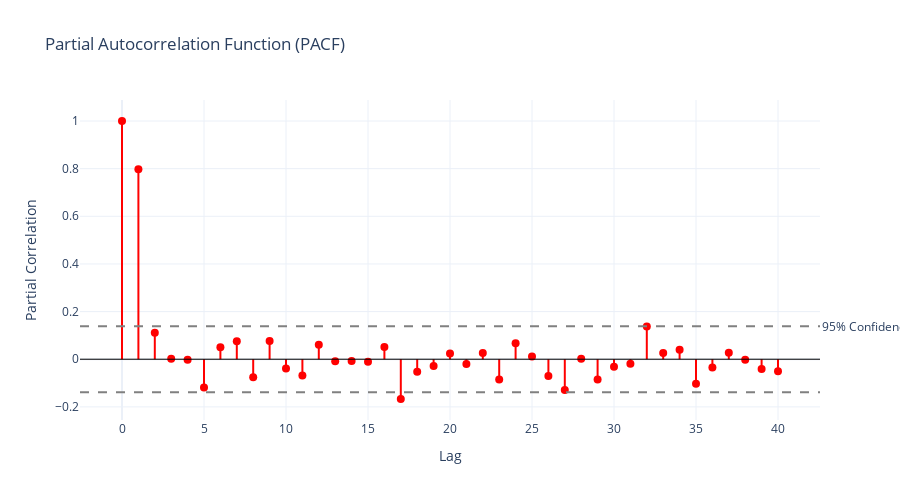

Source (notebook cell):
### Markdown cell above
## 5. Partial Autocorrelation Function (PACF)

**Partial Autocorrelation** measures the correlation between a time series and its lag, after removing the effects of intermediate lags. This helps us:
- Identify the direct relationship between observations
- Determine the order of AR (AutoRegressive) models
- Distinguish direct effects from indirect effects

**Key Difference:**
- **ACF** shows both direct and indirect correlations
- **PACF** shows only direct correlations (controlling for intermediate lags)

### Code cell
# Calculate PACF
pacf_values = pacf(ar_series, nlags=40, alpha=0.05)
pacf_corr = pacf_values[0]
pacf_confint = pacf_values[1]

# Create interactive PACF plot
lags = np.arange(len(pacf_corr))
fig = go.Figure()

# Add stems (vertical lines)
for i in range(len(lags)):
    fig.add_trace(go.Scatter(
        x=[lags[i], lags[i]], 
        y=[0, pacf_corr[i]],
        mode='lines',
        line=dict(color='red', width=2),
        showlegend=False,
        hovertemplate=f'Lag: {lags[i]}<br>PACF: {pacf_corr[i]:.3f}<extra></extra>'
    ))

# Add markers at the top of stems
fig.add_trace(go.Scatter(
    x=lags, y=pacf_corr,
    mode='markers',
    marker=dict(size=8, color='red'),
    name='PACF',
    hovertemplate='Lag: %{x}<br>PACF: %{y:.3f}<extra></extra>'
))

# Add confidence intervals
confidence_band = 1.96 / np.sqrt(len(ar_series))
fig.add_hline(y=confidence_band, line_dash="dash", line_color="gray", 
              annotation_text="95% Confidence", annotation_position="right")
fig.add_hline(y=-confidence_band, line_dash="dash", line_color="gray")
fig.add_hline(y=0, line_color="black", line_width=1)

fig.update_layout(
    title='Partial Autocorrelation Function (PACF)',
    xaxis_title='Lag',
    yaxis_title='Partial Correlation',
    template='plotly_white',
    height=500,
    showlegend=False
)

fig.show()

### Figure 1 — Plotly figure (JSON) as saved in the notebook; plotly's stock layout.template omitted (floating-point values rounded to 4 significant figures)
{"data": [{"hovertemplate": "Lag: 0<br>PACF: 1.000<extra></extra>", "line": {"color": "red", "width": 2}, "mode": "lines", "showlegend": false, "type": "scatter", "x": [0, 0], "y": [0, 1]}, {"hovertemplate": "Lag: 1<br>PACF: 0.797<extra></extra>", "line": {"color": "red", "width": 2}, "mode": "lines", "showlegend": false, "type": "scatter", "x": [1, 1], "y": [0, 0.7972]}, {"hovertemplate": "Lag: 2<br>PACF: 0.111<extra></extra>", "line": {"color": "red", "width": 2}, "mode": "lines", "showlegend": false, "type": "scatter", "x": [2, 2], "y": [0, 0.1111]}, {"hovertemplate": "Lag: 3<br>PACF: 0.002<extra></extra>", "line": {"color": "red", "width": 2}, "mode": "lines", "showlegend": false, "type": "scatter", "x": [3, 3], "y": [0, 0.002089]}, {"hovertemplate": "Lag: 4<br>PACF: -0.002<extra></extra>", "line": {"color": "red", "width": 2}, "mode": "lines", "showlegend": false, "type": "scatter", "x": [4, 4], "y": [0, -0.002374]}, {"hovertemplate": "Lag: 5<br>PACF: -0.119<extra></extra>", "line": {"color": "red", "width": 2}, "mode": "lines", "showlegend": false, "type": "scatter", "x": [5, 5], "y": [0, -0.1187]}, {"hovertemplate": "Lag: 6<br>PACF: 0.051<extra></extra>", "line": {"color": "red", "width": 2}, "mode": "lines", "showlegend": false, "type": "scatter", "x": [6, 6], "y": [0, 0.05074]}, {"hovertemplate": "Lag: 7<br>PACF: 0.075<extra></extra>", "line": {"color": "red", "width": 2}, "mode": "lines", "showlegend": false, "type": "scatter", "x": [7, 7], "y": [0, 0.07516]}, {"hovertemplate": "Lag: 8<br>PACF: -0.076<extra></extra>", "line": {"color": "red", "width": 2}, "mode": "lines", "showlegend": false, "type": "scatter", "x": [8, 8], "y": [0, -0.07569]}, {"hovertemplate": "Lag: 9<br>PACF: 0.076<extra></extra>", "line": {"color": "red", "width": 2}, "mode": "lines", "showlegend": false, "type": "scatter", "x": [9, 9], "y": [0, 0.07618]}, {"hovertemplate": "Lag: 10<br>PACF: -0.039<extra></extra>", "line": {"color": "red", "width": 2}, "mode": "lines", "showlegend": false, "type": "scatter", "x": [10, 10], "y": [0, -0.03885]}, {"hovertemplate": "Lag: 11<br>PACF: -0.069<extra></extra>", "line": {"color": "red", "width": 2}, "mode": "lines", "showlegend": false, "type": "scatter", "x": [11, 11], "y": [0, -0.06874]}, {"hovertemplate": "Lag: 12<br>PACF: 0.061<extra></extra>", "line": {"color": "red", "width": 2}, "mode": "lines", "showlegend": false, "type": "scatter", "x": [12, 12], "y": [0, 0.0607]}, {"hovertemplate": "Lag: 13<br>PACF: -0.009<extra></extra>", "line": {"color": "red", "width": 2}, "mode": "lines", "showlegend": false, "type": "scatter", "x": [13, 13], "y": [0, -0.008949]}, {"hovertemplate": "Lag: 14<br>PACF: -0.007<extra></extra>", "line": {"color": "red", "width": 2}, "mode": "lines", "showlegend": false, "type": "scatter", "x": [14, 14], "y": [0, -0.007283]}, {"hovertemplate": "Lag: 15<br>PACF: -0.011<extra></extra>", "line": {"color": "red", "width": 2}, "mode": "lines", "showlegend": false, "type": "scatter", "x": [15, 15], "y": [0, -0.01081]}, {"hovertemplate": "Lag: 16<br>PACF: 0.052<extra></extra>", "line": {"color": "red", "width": 2}, "mode": "lines", "showlegend": false, "type": "scatter", "x": [16, 16], "y": [0, 0.05178]}, {"hovertemplate": "Lag: 17<br>PACF: -0.167<extra></extra>", "line": {"color": "red", "width": 2}, "mode": "lines", "showlegend": false, "type": "scatter", "x": [17, 17], "y": [0, -0.1669]}, {"hovertemplate": "Lag: 18<br>PACF: -0.053<extra></extra>", "line": {"color": "red", "width": 2}, "mode": "lines", "showlegend": false, "type": "scatter", "x": [18, 18], "y": [0, -0.05292]}, {"hovertemplate": "Lag: 19<br>PACF: -0.028<extra></extra>", "line": {"color": "red", "width": 2}, "mode": "lines", "showlegend": false, "type": "scatter", "x": [19, 19], "y": [0, -0.02815]}, {"hovertemplate": "Lag: 20<br>PACF: 0.024<extra></extra>", "line": {"color": "red", "width": 2}, "mode": "lines", "showlegend": false, "type": "scatter", "x": [20, 20], "y": [0, 0.02383]}, {"hovertemplate": "Lag: 21<br>PACF: -0.020<extra></extra>", "line": {"color": "red", "width": 2}, "mode": "lines", "showlegend": false, "type": "scatter", "x": [21, 21], "y": [0, -0.01984]}, {"hovertemplate": "Lag: 22<br>PACF: 0.027<extra></extra>", "line": {"color": "red", "width": 2}, "mode": "lines", "showlegend": false, "type": "scatter", "x": [22, 22], "y": [0, 0.02653]}, {"hovertemplate": "Lag: 23<br>PACF: -0.085<extra></extra>", "line": {"color": "red", "width": 2}, "mode": "lines", "showlegend": false, "type": "scatter", "x": [23, 23], "y": [0, -0.08457]}, {"hovertemplate": "Lag: 24<br>PACF: 0.067<extra></extra>", "line": {"color": "red", "width": 2}, "mode": "lines", "showlegend": false, "type": "scatter", "x": [24, 24], "y": [0, 0.06727]}, {"hovertemplate": "Lag: 25<br>PACF: 0.011<extra></extra>", "line": {"color": "red", "width": 2}, "mode": "lines", "showlegend": false, "type": "scatter", "x": [25, 25], "y": [0, 0.0114]}, {"hovertemplate": "Lag: 26<br>PACF: -0.071<extra></extra>", "line": {"color": "red", "width": 2}, "mode": "lines", "showlegend": false, "type": "scatter", "x": [26, 26], "y": [0, -0.07088]}, {"hovertemplate": "Lag: 27<br>PACF: -0.130<extra></extra>", "line": {"color": "red", "width": 2}, "mode": "lines", "showlegend": false, "type": "scatter", "x": [27, 27], "y": [0, -0.1296]}, {"hovertemplate": "Lag: 28<br>PACF: 0.002<extra></extra>", "line": {"color": "red", "width": 2}, "mode": "lines", "showlegend": false, "type": "scatter", "x": [28, 28], "y": [0, 0.001851]}, {"hovertemplate": "Lag: 29<br>PACF: -0.085<extra></extra>", "line": {"color": "red", "width": 2}, "mode": "lines", "showlegend": false, "type": "scatter", "x": [29, 29], "y": [0, -0.08549]}, {"hovertemplate": "Lag: 30<br>PACF: -0.031<extra></extra>", "line": {"color": "red", "width": 2}, "mode": "lines", "showlegend": false, "type": "scatter", "x": [30, 30], "y": [0, -0.03146]}, {"hovertemplate": "Lag: 31<br>PACF: -0.019<extra></extra>", "line": {"color": "red", "width": 2}, "mode": "lines", "showlegend": false, "type": "scatter", "x": [31, 31], "y": [0, -0.01946]}, {"hovertemplate": "Lag: 32<br>PACF: 0.138<extra></extra>", "line": {"color": "red", "width": 2}, "mode": "lines", "showlegend": false, "type": "scatter", "x": [32, 32], "y": [0, 0.1376]}, {"hovertemplate": "Lag: 33<br>PACF: 0.026<extra></extra>", "line": {"color": "red", "width": 2}, "mode": "lines", "showlegend": false, "type": "scatter", "x": [33, 33], "y": [0, 0.02592]}, {"hovertemplate": "Lag: 34<br>PACF: 0.039<extra></extra>", "line": {"color": "red", "width": 2}, "mode": "lines", "showlegend": false, "type": "scatter", "x": [34, 34], "y": [0, 0.03949]}, {"hovertemplate": "Lag: 35<br>PACF: -0.103<extra></extra>", "line": {"color": "red", "width": 2}, "mode": "lines", "showlegend": false, "type": "scatter", "x": [35, 35], "y": [0, -0.1033]}, {"hovertemplate": "Lag: 36<br>PACF: -0.034<extra></extra>", "line": {"color": "red", "width": 2}, "mode": "lines", "showlegend": false, "type": "scatter", "x": [36, 36], "y": [0, -0.03421]}, {"hovertemplate": "Lag: 37<br>PACF: 0.028<extra></extra>", "line": {"color": "red", "width": 2}, "mode": "lines", "showlegend": false, "type": "scatter", "x": [37, 37], "y": [0, 0.02773]}, {"hovertemplate": "Lag: 38<br>PACF: -0.002<extra></extra>", "line": {"color": "red", "width": 2}, "mode": "lines", "showlegend": false, "type": "scatter", "x": [38, 38], "y": [0, -0.001645]}, {"hovertemplate": "Lag: 39<br>PACF: -0.041<extra></extra>", "line": {"color": "red", "width": 2}, "mode": "lines", "showlegend": false, "type": "scatter", "x": [39, 39], "y": [0, -0.04055]}, {"hovertemplate": "Lag: 40<br>PACF: -0.050<extra></extra>", "line": {"color": "red", "width": 2}, "mode": "lines", "showlegend": false, "type": "scatter", "x": [40, 40], "y": [0, -0.05044]}, {"hovertemplate": "Lag: %{x}<br>PACF: %{y:.3f}<extra></extra>", "marker": {"color": "red", "size": 8}, "mode": "markers", "name": "PACF", "type": "scatter", "x": [0, 1, 2, 3, 4, 5, 6, 7, 8, 9, 10, 11, 12, 13, 14, 15, 16, 17, 18, 19, 20, 21, 22, 23, 24, 25, 26, 27, 28, 29, 30, 31, 32, 33, 34, 35, 36, 37, 38, 39, 40], "y": [1.0, 0.7972, 0.1111, 0.002089, -0.002374, -0.1187, 0.05074, 0.07516, -0.07569, 0.07618, -0.03885, -0.06874, 0.0607, -0.008949, -0.007283, -0.01081, 0.05178, -0.1669, -0.05292, -0.02815, 0.02383, -0.01984, 0.02653, -0.08457, 0.06727, 0.0114, -0.07088, -0.1296, 0.001851, -0.08549, -0.03146, -0.01946, 0.1376, 0.02592, 0.03949, -0.1033, -0.03421, 0.02773, -0.001645, -0.04055, -0.05044]}], "layout": {"annotations": [{"showarrow": false, "text": "95% Confidence", "x": 1, "xanchor": "left", "xref": "x domain", "y": 0.1386, "yanchor": "middle", "yref": "y"}], "height": 500, "shapes": [{"line": {"color": "gray", "dash": "dash"}, "type": "line", "x0": 0, "x1": 1, "xref": "x domain", "y0": 0.1386, "y1": 0.1386, "yref": "y"}, {"line": {"color": "gray", "dash": "dash"}, "type": "line", "x0": 0, "x1": 1, "xref": "x domain", "y0": -0.1386, "y1": -0.1386, "yref": "y"}, {"line": {"color": "black", "width": 1}, "type": "line", "x0": 0, "x1": 1, "xref": "x domain", "y0": 0, "y1": 0, "yref": "y"}], "showlegend": false, "title": {"text": "Partial Autocorrelation Function (PACF)"}, "xaxis": {"title": {"text": "Lag"}}, "yaxis": {"title": {"text": "Partial Correlation"}}}}
